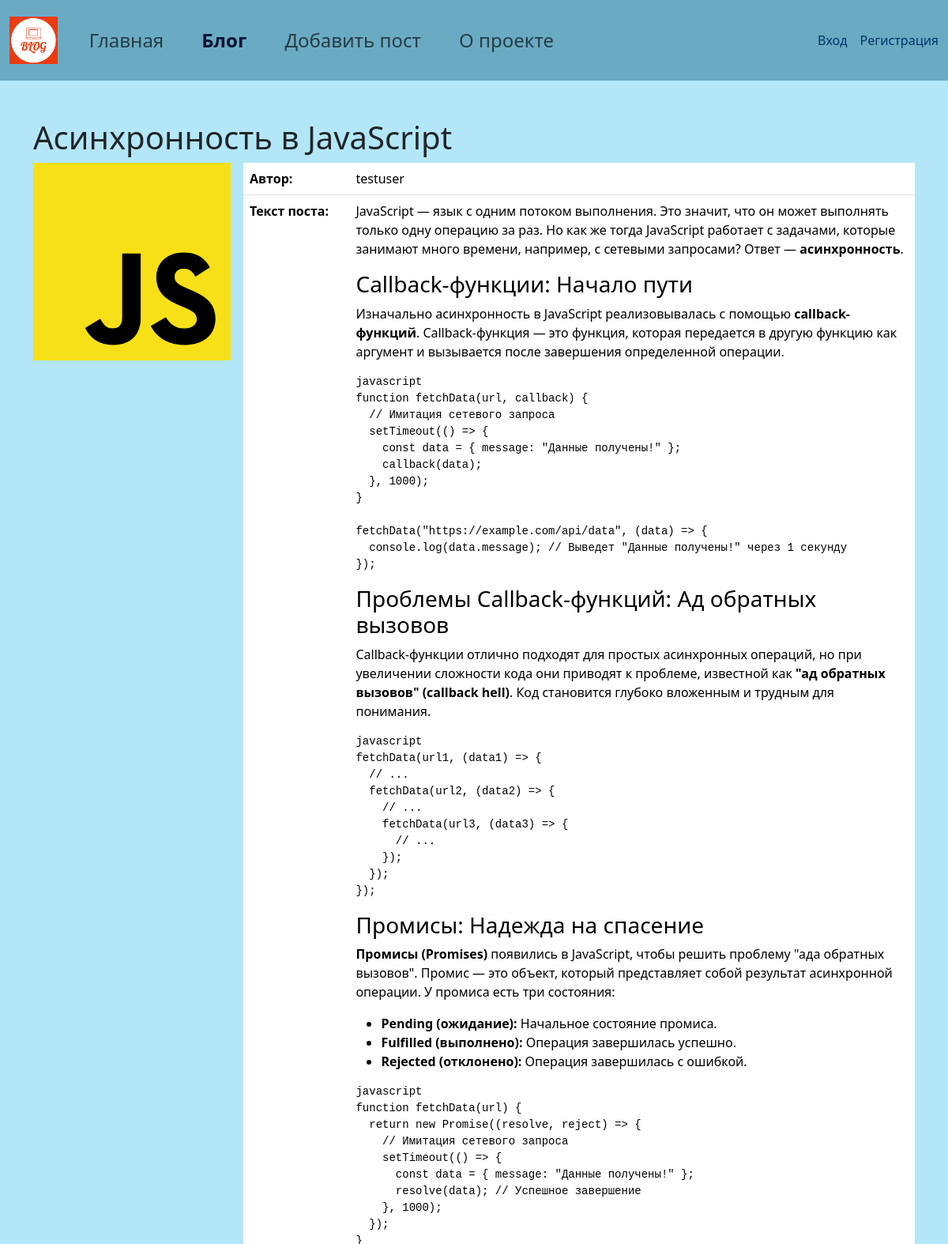
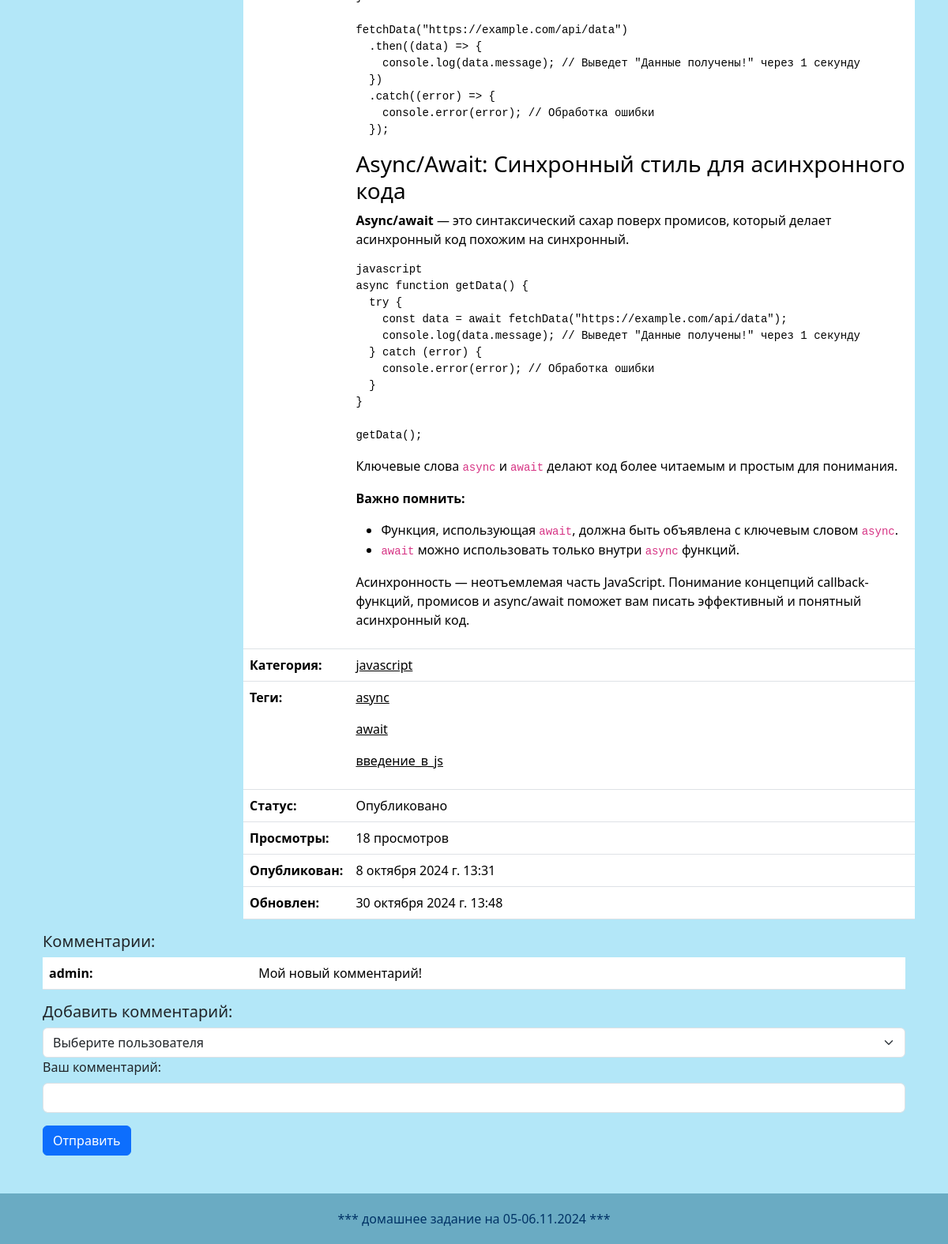
Screenshot of /blog/asinkhronnost-v-javascript/view with the database file from the repository (2 pictures, top to bottom).
### blog_app/models.py (models this page shows, shortened)
class Post(models.Model):
    STATUS_CHOICES = (
        ('published', 'Опубликовано'),
        ('draft', 'Черновик'),
    )
    title = models.CharField(max_length=200, unique=True, verbose_name='Заголовок')
    text = models.TextField(verbose_name='Текст')
    slug = models.SlugField(unique=True, verbose_name='Адрес страницы')
    author = models.ForeignKey(get_user_model(), related_name='posts', on_delete=models.CASCADE, verbose_name='Автор')
    category = models.ForeignKey('Category', on_delete=models.CASCADE, related_name='posts', null=True, default=None, verbose_name='Категория')
    tags = models.ManyToManyField('Tag', related_name='posts', verbose_name='Теги')
    published_date = models.DateTimeField(auto_now_add=True, verbose_name='Дата создания')
    updated_date = models.DateTimeField(auto_now=True, verbose_name='Дата обновления')
    views = models.IntegerField(default=0, verbose_name='Просмотры')
    cover_image = models.ImageField(upload_to='post_covers/', blank=True, null=True, verbose_name='Картинка')
    status = models.CharField(max_length=10, choices=STATUS_CHOICES, default='draft', verbose_name='Статус')
    class Meta:
        verbose_name = "Пост"
        verbose_name_plural = "Посты"

class Category(models.Model):
    name = models.CharField(max_length=200, unique=True, verbose_name='Категория')
    slug = models.SlugField(unique=True, verbose_name='Адрес страницы')
    class Meta:
        verbose_name = "Категория"
        verbose_name_plural = "Категории"

class Tag(models.Model):
    name = models.CharField(max_length=100, unique=True, verbose_name='Тег')
    slug = models.SlugField(unique=True, verbose_name='Адрес страницы')
    class Meta:
        verbose_name = "Тег"
        verbose_name_plural = "Теги"

class Comment(models.Model):
    STATUS_CHOICES = (
        ('approved', 'Опубликован'),
        ('rejected', 'Отклонен'),
        ('unchecked', 'На проверке'),
    )
    author = models.ForeignKey(get_user_model(), on_delete=models.CASCADE, verbose_name='Автор')
    text = models.TextField(verbose_name='Текст')
    status = models.CharField(max_length=10, choices=STATUS_CHOICES, default='unchecked', verbose_name='Статус')
    post = models.ForeignKey('Post', on_delete=models.CASCADE, verbose_name='Пост')
    class Meta:
        verbose_name = "Комментарий"
        verbose_name_plural = "Комментарии"

### users/models.py (models this page shows, shortened)
class User(AbstractUser):
    email = models.EmailField(unique=True, verbose_name='Email')
    photo = models.ImageField(upload_to='users/images/%Y/%m/%d/', blank=True, null=True, verbose_name='Фотография')
    date_birth = models.DateTimeField(blank=True, null=True, verbose_name='Дата рождения')
    github_id = models.CharField(max_length=255, blank=True, null=True)
    vk_id = models.CharField(max_length=255, blank=True, null=True)

### blog_app/views.py (the view)
# urls.py: path('<slug:slug>/view', PostDetailView.as_view(), name='post_detail'),
class PostDetailView(DetailView):
    model = Post
    template_name = 'blog_app/post_detail.html'
    context_object_name = 'post'
    def get_queryset(self):
        return (Post.objects.prefetch_related('tags').
                select_related('author', 'category'))
    def get_context_data(self, **kwargs):
        context = super().get_context_data(**kwargs)
        context['menu'] = menu
        context['page_alias'] = 'blog_catalog'
        context['comments'] = (Comment.objects.select_related('author').
        select_related('post').filter(
            post=self.object.id,
            status='approved'
        ))
        context['users'] = get_user_model().objects.all()
        return context
    def get(self, request, *args, **kwargs):
        self.object = self.get_object()
        if f'post_{self.object.id}_viewed' not in request.session:
            (Post.objects.filter(slug=self.object.slug).
             update(views=F('views') + 1))
            request.session[f'post_{self.object.id}_viewed'] = True
        context = self.get_context_data(object=self.object)
        return self.render_to_response(context)
    def post(self, request, *args, **kwargs):
        self.object = self.get_object()
        context = self.get_context_data(object=self.object)
        text = request.POST.get('text')
        author_id = request.POST.get('author')
        if text and author_id:
            comment = Comment(
                text=text,
                author=get_user_model().objects.get(id=author_id),
                post=self.object
            )
            comment.save()
            messages.success(request, 'Комментарий добавлен! Он будет опубликован после подтверждения администратора.')
        else:
            messages.error(request, 'Поля автор и комментарий обязательно должны быть заполнены!')
        return self.render_to_response(context)

### blog_app/templatetags/md_to_html.py (called while the page is built)
@register.simple_tag(name='md_to_html')
def markdown_to_html(markdown_text: str) -> str:
    md_extensions = ['extra', 'fenced_code', 'tables']
    html_content = markdown.markdown(markdown_text, extensions=md_extensions)
    return mark_safe(html_content)

### blog_app/templates/blog_app/post_detail.html (shortened to what this page needs)
{% extends 'base.html' %}
{% load md_to_html %}
{% block content %}
<div class="container my-5">
  <h1>{{ post.title }}</h1>
  <div class="d-flex">
    {% if post.cover_image %}
      <img src="{{ post.cover_image.url }}" alt="Картинка" class="img-fluid me-3" style="max-width: 250px; max-height: 250px;">
  {% endif %}
    <table class="table">
    <tbody>
      <tr>
        <th scope="row">Автор:</th>
        <td>{{ post.author.username }}</td>
      </tr>
      {% if post.status == 'published' %}
      <tr>
        <th scope="row">Текст поста:</th>
        <td>{% md_to_html post.text %}</td>
      </tr>
      {% endif %}
      <tr>
        <th scope="row">Категория:</th>
        <td><a href="{% url 'category_detail' post.category.slug %}"
               style="color: inherit;">{{ post.category.name }}</a></td>
      </tr>
      <tr>
        <th scope="row">Теги:</th>
        <td>{% for tag in post.tags.all %}
          <p><a href="{% url 'tag_detail' tag.slug %}"
                style="color: inherit;">{{ tag.name }}</a></p>
        {% endfor %}</td>
      </tr>
      <tr>
        <th scope="row">Статус:</th>
        <td>{{ post.get_status_display }}</td>
      </tr>
    {% if post.status == 'published' %}
      <tr>
        <th scope="row">Просмотры:</th>
        <td colspan="2">{{ post.views }}
        {% with post.views|stringformat:"d" as views %}
          {% if views|slice:"-1:" == "1" and views|slice:"-2:" != "11" %}
            просмотр
          {% elif views|slice:"-1:" in "234" and views|slice:"-2:|-1" != "1" %}
            просмотра
          {% else %}
            просмотров
          {% endif %}
        {% endwith %}
        </td>
      </tr>
      <tr>
        <th scope="row">Опубликован:</th>
        <td colspan="2">{{ post.published_date }}</td>
      </tr>
      <tr>
        <th scope="row">Обновлен:</th>
        <td colspan="2">{{ post.updated_date }}</td>
      </tr>
    {% endif %}
    </tbody>
    </table>
  </div>
  {% include 'blog_app/comment_include.html' %}
{% endblock %}

### blog_app/templates/blog_app/comment_include.html (shortened to what this page needs)
{% if post.status == 'published' %}
  <div class="container justify-content-center">
  <div class="col-15">
      <h5>Комментарии:</h5>
      <table class="table">
      <tbody>
      {% for comment in comments %}
            <tr>
                <th scope="row">{{ comment.author.username}}:</th>
                <td>{{ comment.text }}</td>
            </tr>
      {% endfor %}
      </tbody>
      </table>
      <h5>Добавить комментарий:</h5>
      <form method="POST">
        <select class="form-select" aria-label="author" id="author" name="author">
        <option selected>Выберите пользователя</option>
        </select>
        <div class="mb-3">
          <label for="text" class="form-label">Ваш комментарий:</label>
          <input type="text" class="form-control" id="text" name="text">
        </div>
        <button type="submit" class="btn btn-primary">Отправить</button>
      </form>
  </div>
  </div>
{% endif %}

### static/css/my_style1.css (style rules this page uses)
html, body { height: 100%; margin: 0; display: flex; flex-direction: column; }
body { background-color: #b3e7f8; }

### rows the page displays
Post: title "Асинхронность в JavaScript", cover_image (picture), author.username "testuser", text "JavaScript — язык с одним потоком выполнения. Это значит, что он может выполнять только одну операцию за раз. Но как же тогда JavaScript работает с задачами, которые занимают много времени, например, с сетевыми запросами? Ответ — асинхронность . Callback-функции: Начало пути Изначально асинхронность в JavaScript реализовывалась с помощью callback-функций . Callback-функция — это функция, которая передается в другую функцию как аргумент и вызывается после завершения определенной операции. javascript function fetchData(url, callback) { // Имитация сетевого запроса setTimeout(() => { const data = { message: \"Данные получены!\" }; callback(data); }, 1000); }…", category.name "javascript", status "Опубликовано", views "18", published_date "8 октября 2024 г. 13:31", updated_date "30 октября 2024 г. 13:48"
Tag: name "async"
Tag: name "await"
Tag: name "введение_в_js"
Comment: author.username "admin", text "Мой новый комментарий!"

### other values shown
{{ item.name }} "Главная" "Блог" "Добавить пост" "О проекте"
